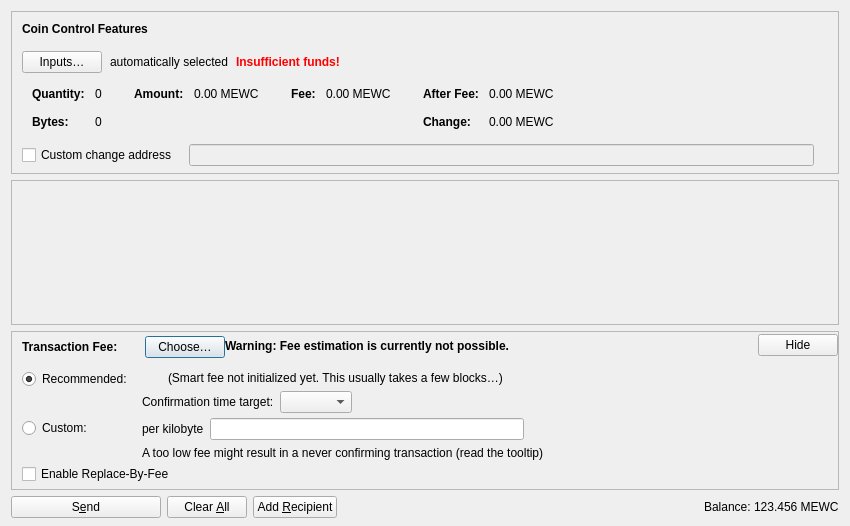
<?xml version="1.0" encoding="UTF-8"?>
<ui version="4.0">
 <class>SendCoinsDialog</class>
 <widget class="QDialog" name="SendCoinsDialog">
  <property name="geometry">
   <rect>
    <x>0</x>
    <y>0</y>
    <width>850</width>
    <height>526</height>
   </rect>
  </property>
  <property name="windowTitle">
   <string>Send Coins</string>
  </property>
  <layout class="QVBoxLayout" name="verticalLayout" stretch="0,1,0,0">
   <property name="bottomMargin">
    <number>8</number>
   </property>
   <item>
    <widget class="QFrame" name="frameCoinControl">
     <property name="sizePolicy">
      <sizepolicy hsizetype="Expanding" vsizetype="Expanding">
       <horstretch>0</horstretch>
       <verstretch>0</verstretch>
      </sizepolicy>
     </property>
     <property name="maximumSize">
      <size>
       <width>16777215</width>
       <height>16777215</height>
      </size>
     </property>
     <property name="frameShape">
      <enum>QFrame::StyledPanel</enum>
     </property>
     <property name="frameShadow">
      <enum>QFrame::Sunken</enum>
     </property>
     <layout class="QVBoxLayout" name="verticalLayoutCoinControl2">
      <property name="spacing">
       <number>0</number>
      </property>
      <property name="leftMargin">
       <number>0</number>
      </property>
      <property name="topMargin">
       <number>0</number>
      </property>
      <property name="rightMargin">
       <number>0</number>
      </property>
      <property name="bottomMargin">
       <number>6</number>
      </property>
      <item>
       <layout class="QVBoxLayout" name="verticalLayoutCoinControl" stretch="0,0,0,0,1">
        <property name="spacing">
         <number>0</number>
        </property>
        <property name="leftMargin">
         <number>10</number>
        </property>
        <property name="topMargin">
         <number>10</number>
        </property>
        <item>
         <layout class="QHBoxLayout" name="horizontalLayoutCoinControl1">
          <property name="bottomMargin">
           <number>15</number>
          </property>
          <item>
           <widget class="QLabel" name="labelCoinControlFeatures">
            <property name="sizePolicy">
             <sizepolicy hsizetype="Preferred" vsizetype="Maximum">
              <horstretch>0</horstretch>
              <verstretch>0</verstretch>
             </sizepolicy>
            </property>
            <property name="font">
             <font>
              <weight>75</weight>
              <bold>true</bold>
             </font>
            </property>
            <property name="styleSheet">
             <string notr="true">font-weight:bold;</string>
            </property>
            <property name="text">
             <string>Coin Control Features</string>
            </property>
           </widget>
          </item>
         </layout>
        </item>
        <item>
         <layout class="QHBoxLayout" name="horizontalLayoutCoinControl2" stretch="0,0,0,0">
          <property name="spacing">
           <number>8</number>
          </property>
          <property name="bottomMargin">
           <number>10</number>
          </property>
          <item>
           <widget class="QPushButton" name="pushButtonCoinControl">
            <property name="styleSheet">
             <string notr="true"/>
            </property>
            <property name="text">
             <string>Inputs…</string>
            </property>
            <property name="autoDefault">
             <bool>false</bool>
            </property>
           </widget>
          </item>
          <item>
           <widget class="QLabel" name="labelCoinControlAutomaticallySelected">
            <property name="text">
             <string>automatically selected</string>
            </property>
            <property name="margin">
             <number>5</number>
            </property>
           </widget>
          </item>
          <item>
           <widget class="QLabel" name="labelCoinControlInsuffFunds">
            <property name="font">
             <font>
              <weight>75</weight>
              <bold>true</bold>
             </font>
            </property>
            <property name="styleSheet">
             <string notr="true">color:red;font-weight:bold;</string>
            </property>
            <property name="text">
             <string>Insufficient funds!</string>
            </property>
            <property name="margin">
             <number>5</number>
            </property>
           </widget>
          </item>
          <item>
           <spacer name="horizontalSpacerCoinControl">
            <property name="orientation">
             <enum>Qt::Horizontal</enum>
            </property>
            <property name="sizeHint" stdset="0">
             <size>
              <width>40</width>
              <height>1</height>
             </size>
            </property>
           </spacer>
          </item>
         </layout>
        </item>
        <item>
         <widget class="QWidget" name="widgetCoinControl" native="true">
          <property name="sizePolicy">
           <sizepolicy hsizetype="Preferred" vsizetype="Preferred">
            <horstretch>0</horstretch>
            <verstretch>0</verstretch>
           </sizepolicy>
          </property>
          <property name="minimumSize">
           <size>
            <width>0</width>
            <height>0</height>
           </size>
          </property>
          <property name="styleSheet">
           <string notr="true"/>
          </property>
          <layout class="QHBoxLayout" name="horizontalLayoutCoinControl5">
           <property name="leftMargin">
            <number>0</number>
           </property>
           <property name="topMargin">
            <number>0</number>
           </property>
           <property name="rightMargin">
            <number>0</number>
           </property>
           <property name="bottomMargin">
            <number>0</number>
           </property>
           <item>
            <layout class="QHBoxLayout" name="horizontalLayoutCoinControl3" stretch="0,0,0,1">
             <property name="spacing">
              <number>20</number>
             </property>
             <property name="topMargin">
              <number>0</number>
             </property>
             <property name="bottomMargin">
              <number>10</number>
             </property>
             <item>
              <layout class="QFormLayout" name="formLayoutCoinControl1">
               <property name="labelAlignment">
                <set>Qt::AlignLeft|Qt::AlignVCenter</set>
               </property>
               <property name="horizontalSpacing">
                <number>10</number>
               </property>
               <property name="verticalSpacing">
                <number>14</number>
               </property>
               <property name="leftMargin">
                <number>10</number>
               </property>
               <property name="topMargin">
                <number>4</number>
               </property>
               <property name="rightMargin">
                <number>6</number>
               </property>
               <item row="0" column="0">
                <widget class="QLabel" name="labelCoinControlQuantityText">
                 <property name="font">
                  <font>
                   <weight>75</weight>
                   <bold>true</bold>
                  </font>
                 </property>
                 <property name="text">
                  <string>Quantity:</string>
                 </property>
                 <property name="margin">
                  <number>0</number>
                 </property>
                </widget>
               </item>
               <item row="0" column="1">
                <widget class="QLabel" name="labelCoinControlQuantity">
                 <property name="cursor">
                  <cursorShape>IBeamCursor</cursorShape>
                 </property>
                 <property name="contextMenuPolicy">
                  <enum>Qt::ActionsContextMenu</enum>
                 </property>
                 <property name="text">
                  <string notr="true">0</string>
                 </property>
                 <property name="margin">
                  <number>0</number>
                 </property>
                 <property name="textInteractionFlags">
                  <set>Qt::LinksAccessibleByMouse|Qt::TextSelectableByKeyboard|Qt::TextSelectableByMouse</set>
                 </property>
                </widget>
               </item>
               <item row="1" column="0">
                <widget class="QLabel" name="labelCoinControlBytesText">
                 <property name="font">
                  <font>
                   <weight>75</weight>
                   <bold>true</bold>
                  </font>
                 </property>
                 <property name="text">
                  <string>Bytes:</string>
                 </property>
                </widget>
               </item>
               <item row="1" column="1">
                <widget class="QLabel" name="labelCoinControlBytes">
                 <property name="cursor">
                  <cursorShape>IBeamCursor</cursorShape>
                 </property>
                 <property name="contextMenuPolicy">
                  <enum>Qt::ActionsContextMenu</enum>
                 </property>
                 <property name="text">
                  <string notr="true">0</string>
                 </property>
                 <property name="textInteractionFlags">
                  <set>Qt::LinksAccessibleByMouse|Qt::TextSelectableByKeyboard|Qt::TextSelectableByMouse</set>
                 </property>
                </widget>
               </item>
              </layout>
             </item>
             <item>
              <layout class="QFormLayout" name="formLayoutCoinControl2">
               <property name="horizontalSpacing">
                <number>10</number>
               </property>
               <property name="verticalSpacing">
                <number>14</number>
               </property>
               <property name="leftMargin">
                <number>6</number>
               </property>
               <property name="topMargin">
                <number>4</number>
               </property>
               <property name="rightMargin">
                <number>6</number>
               </property>
               <item row="0" column="0">
                <widget class="QLabel" name="labelCoinControlAmountText">
                 <property name="font">
                  <font>
                   <weight>75</weight>
                   <bold>true</bold>
                  </font>
                 </property>
                 <property name="text">
                  <string>Amount:</string>
                 </property>
                 <property name="margin">
                  <number>0</number>
                 </property>
                </widget>
               </item>
               <item row="0" column="1">
                <widget class="QLabel" name="labelCoinControlAmount">
                 <property name="cursor">
                  <cursorShape>IBeamCursor</cursorShape>
                 </property>
                 <property name="contextMenuPolicy">
                  <enum>Qt::ActionsContextMenu</enum>
                 </property>
                 <property name="text">
                  <string notr="true">0.00 MEWC</string>
                 </property>
                 <property name="textInteractionFlags">
                  <set>Qt::LinksAccessibleByMouse|Qt::TextSelectableByKeyboard|Qt::TextSelectableByMouse</set>
                 </property>
                </widget>
               </item>
              </layout>
             </item>
             <item>
              <layout class="QFormLayout" name="formLayoutCoinControl3">
               <property name="horizontalSpacing">
                <number>10</number>
               </property>
               <property name="verticalSpacing">
                <number>14</number>
               </property>
               <property name="leftMargin">
                <number>6</number>
               </property>
               <property name="topMargin">
                <number>4</number>
               </property>
               <property name="rightMargin">
                <number>6</number>
               </property>
               <item row="0" column="0">
                <widget class="QLabel" name="labelCoinControlFeeText">
                 <property name="font">
                  <font>
                   <weight>75</weight>
                   <bold>true</bold>
                  </font>
                 </property>
                 <property name="text">
                  <string>Fee:</string>
                 </property>
                 <property name="margin">
                  <number>0</number>
                 </property>
                </widget>
               </item>
               <item row="0" column="1">
                <widget class="QLabel" name="labelCoinControlFee">
                 <property name="cursor">
                  <cursorShape>IBeamCursor</cursorShape>
                 </property>
                 <property name="contextMenuPolicy">
                  <enum>Qt::ActionsContextMenu</enum>
                 </property>
                 <property name="text">
                  <string notr="true">0.00 MEWC</string>
                 </property>
                 <property name="textInteractionFlags">
                  <set>Qt::LinksAccessibleByMouse|Qt::TextSelectableByKeyboard|Qt::TextSelectableByMouse</set>
                 </property>
                </widget>
               </item>
              </layout>
             </item>
             <item>
              <layout class="QFormLayout" name="formLayoutCoinControl4">
               <property name="labelAlignment">
                <set>Qt::AlignLeft|Qt::AlignVCenter</set>
               </property>
               <property name="horizontalSpacing">
                <number>10</number>
               </property>
               <property name="verticalSpacing">
                <number>14</number>
               </property>
               <property name="leftMargin">
                <number>6</number>
               </property>
               <property name="topMargin">
                <number>4</number>
               </property>
               <property name="rightMargin">
                <number>6</number>
               </property>
               <item row="0" column="0">
                <widget class="QLabel" name="labelCoinControlAfterFeeText">
                 <property name="font">
                  <font>
                   <weight>75</weight>
                   <bold>true</bold>
                  </font>
                 </property>
                 <property name="text">
                  <string>After Fee:</string>
                 </property>
                 <property name="margin">
                  <number>0</number>
                 </property>
                </widget>
               </item>
               <item row="0" column="1">
                <widget class="QLabel" name="labelCoinControlAfterFee">
                 <property name="cursor">
                  <cursorShape>IBeamCursor</cursorShape>
                 </property>
                 <property name="contextMenuPolicy">
                  <enum>Qt::ActionsContextMenu</enum>
                 </property>
                 <property name="text">
                  <string notr="true">0.00 MEWC</string>
                 </property>
                 <property name="textInteractionFlags">
                  <set>Qt::LinksAccessibleByMouse|Qt::TextSelectableByKeyboard|Qt::TextSelectableByMouse</set>
                 </property>
                </widget>
               </item>
               <item row="1" column="0">
                <widget class="QLabel" name="labelCoinControlChangeText">
                 <property name="font">
                  <font>
                   <weight>75</weight>
                   <bold>true</bold>
                  </font>
                 </property>
                 <property name="text">
                  <string>Change:</string>
                 </property>
                </widget>
               </item>
               <item row="1" column="1">
                <widget class="QLabel" name="labelCoinControlChange">
                 <property name="cursor">
                  <cursorShape>IBeamCursor</cursorShape>
                 </property>
                 <property name="contextMenuPolicy">
                  <enum>Qt::ActionsContextMenu</enum>
                 </property>
                 <property name="text">
                  <string notr="true">0.00 MEWC</string>
                 </property>
                 <property name="textInteractionFlags">
                  <set>Qt::LinksAccessibleByMouse|Qt::TextSelectableByKeyboard|Qt::TextSelectableByMouse</set>
                 </property>
                </widget>
               </item>
              </layout>
             </item>
            </layout>
           </item>
          </layout>
         </widget>
        </item>
        <item>
         <layout class="QHBoxLayout" name="horizontalLayoutCoinControl4" stretch="0,0,0">
          <property name="spacing">
           <number>12</number>
          </property>
          <property name="sizeConstraint">
           <enum>QLayout::SetDefaultConstraint</enum>
          </property>
          <property name="topMargin">
           <number>5</number>
          </property>
          <property name="rightMargin">
           <number>5</number>
          </property>
          <item>
           <widget class="QCheckBox" name="checkBoxCoinControlChange">
            <property name="toolTip">
             <string>If this is activated, but the change address is empty or invalid, change will be sent to a newly generated address.</string>
            </property>
            <property name="text">
             <string>Custom change address</string>
            </property>
           </widget>
          </item>
          <item>
           <widget class="QValidatedLineEdit" name="lineEditCoinControlChange">
            <property name="enabled">
             <bool>false</bool>
            </property>
            <property name="sizePolicy">
             <sizepolicy hsizetype="Expanding" vsizetype="Fixed">
              <horstretch>0</horstretch>
              <verstretch>0</verstretch>
             </sizepolicy>
            </property>
           </widget>
          </item>
          <item>
           <widget class="QLabel" name="labelCoinControlChangeLabel">
            <property name="sizePolicy">
             <sizepolicy hsizetype="Preferred" vsizetype="Expanding">
              <horstretch>0</horstretch>
              <verstretch>0</verstretch>
             </sizepolicy>
            </property>
            <property name="minimumSize">
             <size>
              <width>0</width>
              <height>0</height>
             </size>
            </property>
            <property name="text">
             <string/>
            </property>
            <property name="margin">
             <number>3</number>
            </property>
           </widget>
          </item>
         </layout>
        </item>
        <item>
         <spacer name="verticalSpacerCoinControl">
          <property name="orientation">
           <enum>Qt::Vertical</enum>
          </property>
          <property name="sizeHint" stdset="0">
           <size>
            <width>800</width>
            <height>1</height>
           </size>
          </property>
         </spacer>
        </item>
       </layout>
      </item>
     </layout>
    </widget>
   </item>
   <item>
    <widget class="QScrollArea" name="scrollArea">
     <property name="widgetResizable">
      <bool>true</bool>
     </property>
     <widget class="QWidget" name="scrollAreaWidgetContents">
      <property name="geometry">
       <rect>
        <x>0</x>
        <y>0</y>
        <width>830</width>
        <height>104</height>
       </rect>
      </property>
      <layout class="QVBoxLayout" name="verticalLayout_2" stretch="0,1">
       <property name="leftMargin">
        <number>0</number>
       </property>
       <property name="topMargin">
        <number>0</number>
       </property>
       <property name="rightMargin">
        <number>0</number>
       </property>
       <property name="bottomMargin">
        <number>0</number>
       </property>
       <item>
        <layout class="QVBoxLayout" name="entries">
         <property name="spacing">
          <number>6</number>
         </property>
        </layout>
       </item>
       <item>
        <spacer name="verticalSpacer">
         <property name="orientation">
          <enum>Qt::Vertical</enum>
         </property>
         <property name="sizeHint" stdset="0">
          <size>
           <width>20</width>
           <height>40</height>
          </size>
         </property>
        </spacer>
       </item>
      </layout>
     </widget>
    </widget>
   </item>
   <item>
    <widget class="QFrame" name="frameFee">
     <property name="sizePolicy">
      <sizepolicy hsizetype="Expanding" vsizetype="Expanding">
       <horstretch>0</horstretch>
       <verstretch>0</verstretch>
      </sizepolicy>
     </property>
     <property name="maximumSize">
      <size>
       <width>16777215</width>
       <height>16777215</height>
      </size>
     </property>
     <property name="frameShape">
      <enum>QFrame::StyledPanel</enum>
     </property>
     <property name="frameShadow">
      <enum>QFrame::Sunken</enum>
     </property>
     <layout class="QVBoxLayout" name="verticalLayoutFee1">
      <property name="spacing">
       <number>0</number>
      </property>
      <property name="leftMargin">
       <number>0</number>
      </property>
      <property name="topMargin">
       <number>0</number>
      </property>
      <property name="rightMargin">
       <number>0</number>
      </property>
      <property name="bottomMargin">
       <number>0</number>
      </property>
      <item>
       <layout class="QVBoxLayout" name="verticalLayoutFee2" stretch="0,0,0">
        <property name="spacing">
         <number>0</number>
        </property>
        <property name="leftMargin">
         <number>10</number>
        </property>
        <property name="topMargin">
         <number>0</number>
        </property>
        <item>
         <layout class="QHBoxLayout" name="horizontalLayoutFee1">
          <property name="bottomMargin">
           <number>0</number>
          </property>
          <item>
           <layout class="QVBoxLayout" name="verticalLayoutFee7">
            <property name="spacing">
             <number>0</number>
            </property>
            <item>
             <spacer name="verticalSpacerSmartFee">
              <property name="orientation">
               <enum>Qt::Vertical</enum>
              </property>
              <property name="sizeType">
               <enum>QSizePolicy::Fixed</enum>
              </property>
              <property name="sizeHint" stdset="0">
               <size>
                <width>1</width>
                <height>4</height>
               </size>
              </property>
             </spacer>
            </item>
            <item>
             <layout class="QHBoxLayout" name="horizontalLayoutSmartFee">
              <property name="spacing">
               <number>10</number>
              </property>
              <item>
               <widget class="QLabel" name="labelFeeHeadline">
                <property name="sizePolicy">
                 <sizepolicy hsizetype="Preferred" vsizetype="Maximum">
                  <horstretch>0</horstretch>
                  <verstretch>0</verstretch>
                 </sizepolicy>
                </property>
                <property name="font">
                 <font>
                  <weight>75</weight>
                  <bold>true</bold>
                 </font>
                </property>
                <property name="styleSheet">
                 <string notr="true">font-weight:bold;</string>
                </property>
                <property name="text">
                 <string>Transaction Fee:</string>
                </property>
               </widget>
              </item>
              <item>
               <widget class="QLabel" name="labelFeeMinimized">
                <property name="text">
                 <string/>
                </property>
               </widget>
              </item>
              <item>
               <widget class="QPushButton" name="buttonChooseFee">
                <property name="text">
                 <string>Choose…</string>
                </property>
               </widget>
              </item>
             </layout>
            </item>
            <item>
             <spacer name="verticalSpacer_5">
              <property name="orientation">
               <enum>Qt::Vertical</enum>
              </property>
              <property name="sizeHint" stdset="0">
               <size>
                <width>1</width>
                <height>1</height>
               </size>
              </property>
             </spacer>
            </item>
           </layout>
          </item>
          <item>
           <widget class="QLabel" name="fallbackFeeWarningLabel">
            <property name="toolTip">
             <string>Using the fallbackfee can result in sending a transaction that will take several hours or days (or never) to confirm. Consider choosing your fee manually or wait until you have validated the complete chain.</string>
            </property>
            <property name="font">
            <font>
                <weight>75</weight>
                <bold>true</bold>
            </font>
            </property>
            <property name="text">
             <string>Warning: Fee estimation is currently not possible.</string>
            </property>
            <property name="wordWrap">
             <bool>false</bool>
            </property>
           </widget>
          </item>
          <item>
           <spacer name="horizontalSpacer_4">
            <property name="orientation">
             <enum>Qt::Horizontal</enum>
            </property>
            <property name="sizeType">
             <enum>QSizePolicy::MinimumExpanding</enum>
            </property>
            <property name="sizeHint" stdset="0">
             <size>
              <width>40</width>
              <height>20</height>
             </size>
            </property>
           </spacer>
          </item>
          <item>
           <widget class="QPushButton" name="buttonMinimizeFee">
            <property name="toolTip">
             <string>Hide transaction fee settings</string>
            </property>
            <property name="text">
             <string>Hide</string>
            </property>
           </widget>
          </item>
         </layout>
        </item>
        <item>
         <widget class="QFrame" name="frameFeeSelection">
          <layout class="QVBoxLayout" name="verticalLayoutFee12">
           <property name="spacing">
            <number>0</number>
           </property>
           <property name="leftMargin">
            <number>0</number>
           </property>
           <property name="topMargin">
            <number>0</number>
           </property>
           <property name="rightMargin">
            <number>0</number>
           </property>
           <property name="bottomMargin">
            <number>0</number>
           </property>
           <item>
            <layout class="QGridLayout" name="gridLayoutFee">
             <property name="topMargin">
              <number>10</number>
             </property>
             <property name="bottomMargin">
              <number>4</number>
             </property>
             <property name="horizontalSpacing">
              <number>10</number>
             </property>
             <property name="verticalSpacing">
              <number>4</number>
             </property>
             <item row="1" column="1">
              <layout class="QVBoxLayout" name="verticalLayoutFee8">
               <property name="spacing">
                <number>6</number>
               </property>
               <item>
                <layout class="QHBoxLayout" name="horizontalLayoutFee13">
                 <item>
                  <widget class="QLabel" name="labelCustomPerKilobyte">
                   <property name="toolTip">
                    <string>Specify a custom fee per kB (1,000 bytes) of the transaction's virtual size.

Note:  Since the fee is calculated on a per-byte basis, a fee rate of "100 satoshis per kvB" for a transaction size of 500 virtual bytes (half of 1 kvB) would ultimately yield a fee of only 50 satoshis.</string>
                   </property>
                   <property name="text">
                    <string>per kilobyte</string>
                   </property>
                  </widget>
                 </item>
                 <item>
                  <widget class="BitcoinAmountField" name="customFee"/>
                 </item>
                 <item>
                  <spacer name="horizontalSpacer_6">
                   <property name="orientation">
                    <enum>Qt::Horizontal</enum>
                   </property>
                   <property name="sizeHint" stdset="0">
                    <size>
                     <width>1</width>
                     <height>1</height>
                    </size>
                   </property>
                  </spacer>
                 </item>
                </layout>
               </item>
               <item>
                <layout class="QHBoxLayout" name="horizontalLayoutFee8">
                 <item>
                  <widget class="QLabel" name="labelCustomFeeWarning">
                   <property name="enabled">
                    <bool>true</bool>
                   </property>
                   <property name="toolTip">
                    <string>When there is less transaction volume than space in the blocks, miners as well as relaying nodes may enforce a minimum fee. Paying only this minimum fee is just fine, but be aware that this can result in a never confirming transaction once there is more demand for meowcoin transactions than the network can process.</string>
                   </property>
                   <property name="text">
                    <string>A too low fee might result in a never confirming transaction (read the tooltip)</string>
                   </property>
                  </widget>
                 </item>
                 <item>
                  <spacer name="horizontalSpacer_2">
                   <property name="orientation">
                    <enum>Qt::Horizontal</enum>
                   </property>
                   <property name="sizeHint" stdset="0">
                    <size>
                     <width>1</width>
                     <height>1</height>
                    </size>
                   </property>
                  </spacer>
                 </item>
                </layout>
               </item>
              </layout>
             </item>
             <item row="0" column="0">
              <layout class="QVBoxLayout" name="verticalLayoutFee4" stretch="0,1">
               <item>
                <widget class="QRadioButton" name="radioSmartFee">
                 <property name="text">
                  <string>Recommended:</string>
                 </property>
                 <property name="checked">
                  <bool>true</bool>
                 </property>
                 <attribute name="buttonGroup">
                  <string notr="true">groupFee</string>
                 </attribute>
                </widget>
               </item>
               <item>
                <spacer name="verticalSpacer_2">
                 <property name="orientation">
                  <enum>Qt::Vertical</enum>
                 </property>
                 <property name="sizeHint" stdset="0">
                  <size>
                   <width>1</width>
                   <height>1</height>
                  </size>
                 </property>
                </spacer>
               </item>
              </layout>
             </item>
             <item row="1" column="0">
              <layout class="QVBoxLayout" name="verticalLayoutFee9" stretch="0,1">
               <item>
                <widget class="QRadioButton" name="radioCustomFee">
                 <property name="text">
                  <string>Custom:</string>
                 </property>
                 <attribute name="buttonGroup">
                  <string notr="true">groupFee</string>
                 </attribute>
                </widget>
               </item>
               <item>
                <spacer name="verticalSpacer_6">
                 <property name="orientation">
                  <enum>Qt::Vertical</enum>
                 </property>
                 <property name="sizeHint" stdset="0">
                  <size>
                   <width>1</width>
                   <height>1</height>
                  </size>
                 </property>
                </spacer>
               </item>
              </layout>
             </item>
             <item row="0" column="1">
              <layout class="QVBoxLayout" name="verticalLayoutFee3" stretch="0,0,1">
               <property name="spacing">
                <number>6</number>
               </property>
               <property name="topMargin">
                <number>2</number>
               </property>
               <item>
                <layout class="QHBoxLayout" name="horizontalLayoutFee12">
                 <item>
                  <widget class="QLabel" name="labelSmartFee">
                   <property name="text">
                    <string/>
                   </property>
                  </widget>
                 </item>
                 <item>
                  <widget class="QLabel" name="labelFeeEstimation">
                   <property name="text">
                    <string/>
                   </property>
                  </widget>
                 </item>
                 <item>
                  <widget class="QLabel" name="labelSmartFee2">
                   <property name="text">
                    <string>(Smart fee not initialized yet. This usually takes a few blocks…)</string>
                   </property>
                  </widget>
                 </item>
                 <item>
                  <spacer name="horizontalSpacer_5">
                   <property name="orientation">
                    <enum>Qt::Horizontal</enum>
                   </property>
                   <property name="sizeHint" stdset="0">
                    <size>
                     <width>1</width>
                     <height>1</height>
                    </size>
                   </property>
                  </spacer>
                 </item>
                </layout>
               </item>
               <item>
                <layout class="QHBoxLayout" name="horizontalLayoutFee9">
                 <item>
                  <layout class="QVBoxLayout" name="verticalLayoutFee6">
                   <item>
                    <widget class="QLabel" name="labelSmartFee3">
                     <property name="text">
                      <string>Confirmation time target:</string>
                     </property>
                    </widget>
                   </item>
                  </layout>
                 </item>
                 <item>
                  <layout class="QVBoxLayout" name="verticalLayoutFee5">
                   <property name="rightMargin">
                    <number>30</number>
                   </property>
                   <item>
                    <layout class="QHBoxLayout" name="horizontalLayoutConfTarget">
                     <property name="bottomMargin">
                      <number>0</number>
                     </property>
                     <item>
                      <widget class="QComboBox" name="confTargetSelector"/>
                     </item>
                     <item>
                      <spacer name="horizontalSpacerConfTarget">
                       <property name="orientation">
                        <enum>Qt::Horizontal</enum>
                       </property>
                       <property name="sizeHint" stdset="0">
                        <size>
                         <width>40</width>
                         <height>20</height>
                        </size>
                       </property>
                      </spacer>
                     </item>
                    </layout>
                   </item>
                  </layout>
                 </item>
                </layout>
               </item>
               <item>
                <spacer name="verticalSpacer_4">
                 <property name="orientation">
                  <enum>Qt::Vertical</enum>
                 </property>
                 <property name="sizeHint" stdset="0">
                  <size>
                   <width>1</width>
                   <height>1</height>
                  </size>
                 </property>
                </spacer>
               </item>
              </layout>
             </item>
            </layout>
           </item>
           <item>
            <widget class="QCheckBox" name="optInRBF">
             <property name="text">
              <string>Enable Replace-By-Fee</string>
             </property>
             <property name="toolTip">
              <string>With Replace-By-Fee (BIP-125) you can increase a transaction's fee after it is sent. Without this, a higher fee may be recommended to compensate for increased transaction delay risk.</string>
             </property>
            </widget>
           </item>
          </layout>
         </widget>
        </item>
        <item>
         <spacer name="verticalSpacerFee">
          <property name="orientation">
           <enum>Qt::Vertical</enum>
          </property>
          <property name="sizeHint" stdset="0">
           <size>
            <width>40</width>
            <height>5</height>
           </size>
          </property>
         </spacer>
        </item>
       </layout>
      </item>
     </layout>
    </widget>
   </item>
   <item>
    <layout class="QHBoxLayout" name="horizontalLayout">
     <item>
      <widget class="QPushButton" name="sendButton">
       <property name="minimumSize">
        <size>
         <width>150</width>
         <height>0</height>
        </size>
       </property>
       <property name="toolTip">
        <string>Confirm the send action</string>
       </property>
       <property name="text">
        <string>S&amp;end</string>
       </property>
       <property name="icon">
        <iconset resource="../meowcoin.qrc">
         <normaloff>:/icons/send</normaloff>:/icons/send</iconset>
       </property>
       <property name="autoDefault">
        <bool>false</bool>
       </property>
       <property name="default">
        <bool>false</bool>
       </property>
      </widget>
     </item>
     <item>
      <widget class="QPushButton" name="clearButton">
       <property name="sizePolicy">
        <sizepolicy hsizetype="Minimum" vsizetype="Fixed">
         <horstretch>0</horstretch>
         <verstretch>0</verstretch>
        </sizepolicy>
       </property>
       <property name="toolTip">
        <string>Clear all fields of the form.</string>
       </property>
       <property name="text">
        <string>Clear &amp;All</string>
       </property>
       <property name="icon">
        <iconset resource="../meowcoin.qrc">
         <normaloff>:/icons/remove</normaloff>:/icons/remove</iconset>
       </property>
       <property name="autoDefault">
        <bool>false</bool>
       </property>
      </widget>
     </item>
     <item>
      <widget class="QPushButton" name="addButton">
       <property name="toolTip">
        <string>Send to multiple recipients at once</string>
       </property>
       <property name="text">
        <string>Add &amp;Recipient</string>
       </property>
       <property name="icon">
        <iconset resource="../meowcoin.qrc">
         <normaloff>:/icons/add</normaloff>:/icons/add</iconset>
       </property>
       <property name="autoDefault">
        <bool>false</bool>
       </property>
      </widget>
     </item>
     <item>
      <spacer name="horizontalSpacer">
       <property name="orientation">
        <enum>Qt::Horizontal</enum>
       </property>
       <property name="sizeHint" stdset="0">
        <size>
         <width>40</width>
         <height>20</height>
        </size>
       </property>
      </spacer>
     </item>
     <item>
      <layout class="QHBoxLayout" name="horizontalLayout_2">
       <property name="spacing">
        <number>3</number>
       </property>
       <item>
        <widget class="QLabel" name="labelBalanceName">
         <property name="sizePolicy">
          <sizepolicy hsizetype="Preferred" vsizetype="Fixed">
           <horstretch>0</horstretch>
           <verstretch>0</verstretch>
          </sizepolicy>
         </property>
         <property name="text">
          <string>Balance:</string>
         </property>
        </widget>
       </item>
       <item>
        <widget class="QLabel" name="labelBalance">
         <property name="sizePolicy">
          <sizepolicy hsizetype="Preferred" vsizetype="Fixed">
           <horstretch>0</horstretch>
           <verstretch>0</verstretch>
          </sizepolicy>
         </property>
         <property name="cursor">
          <cursorShape>IBeamCursor</cursorShape>
         </property>
         <property name="text">
          <string notr="true">123.456 MEWC</string>
         </property>
         <property name="textInteractionFlags">
          <set>Qt::LinksAccessibleByMouse|Qt::TextSelectableByKeyboard|Qt::TextSelectableByMouse</set>
         </property>
        </widget>
       </item>
      </layout>
     </item>
    </layout>
   </item>
  </layout>
 </widget>
 <customwidgets>
  <customwidget>
   <class>QValidatedLineEdit</class>
   <extends>QLineEdit</extends>
   <header>qt/qvalidatedlineedit.h</header>
  </customwidget>
  <customwidget>
   <class>BitcoinAmountField</class>
   <extends>QLineEdit</extends>
   <header>qt/meowcoinamountfield.h</header>
   <container>1</container>
  </customwidget>
 </customwidgets>
 <resources>
  <include location="../meowcoin.qrc"/>
 </resources>
 <connections/>
 <buttongroups>
  <buttongroup name="groupFee"/>
 </buttongroups>
</ui>
